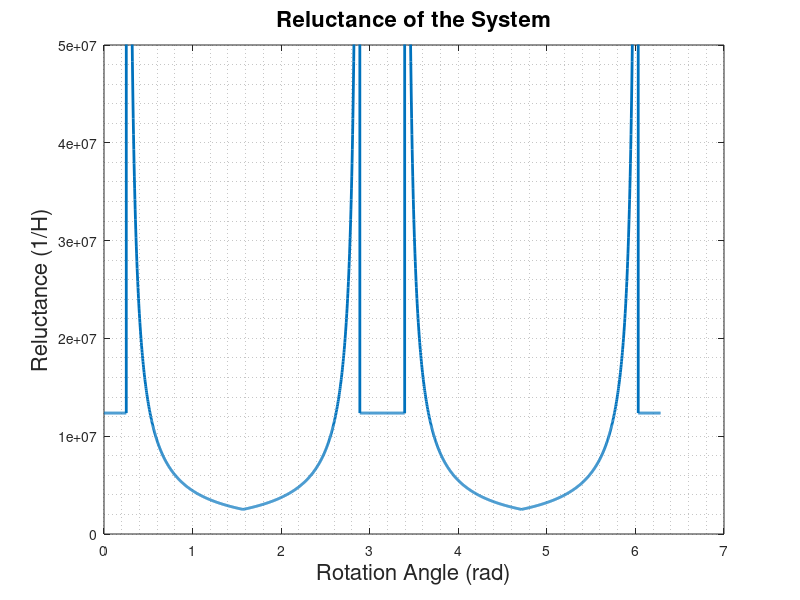
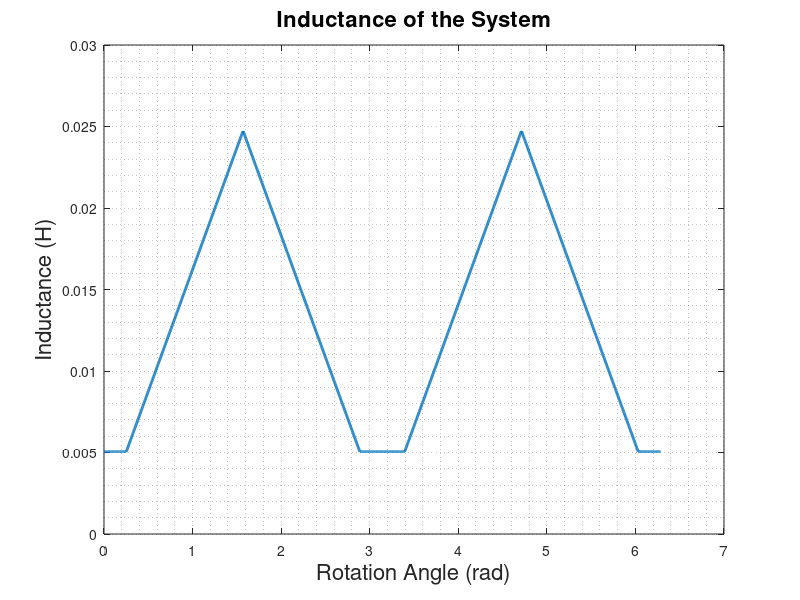
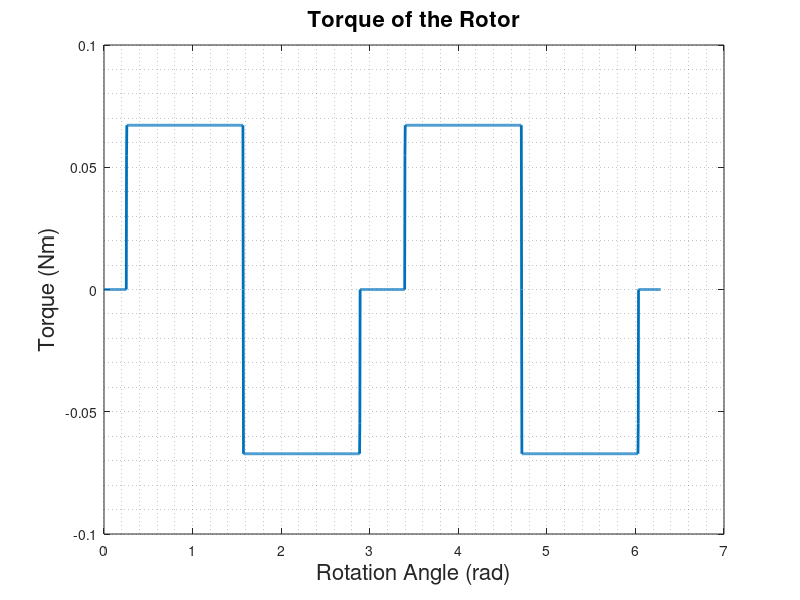

Recreate these plots in MATLAB, in order.
%% EE568 - Project 1
% G. Hande Bayazit

%% Analytical Calculations

%% Initialize

close all; clear all; clc;

% Variables and Constants

mu_0 = 4*pi*1e-7;
depth = 20e-3; %m
g1 = 0.5e-3; %m
r0 = 12.5e-3; %m
r1 = 12e-3; %m
g2 = 2.5e-3; %m
r2 = 10e-3; %m
L = 20e-3; %m
N = 250; %turns
I = 3; %Amps

%%
% Reluctance of the system varies over a period. Maximum reluctance
% position is where the airgap is 2x2.5 mm, i.e. the rotor is in horizontal
% position. To find the varying reluctance over a period, following angles
% are defined (see angles.png):

a = asin(7.5/12); %rad
b = asin(7.5/12.5); %rad

alpha = pi/2-(a+b); %rad

%% Reluctance and Inductance Definitions
%
% Alpha is the angle where reluctance starts increasing, with respect to
% flux area, as a function of rotation angle. When rotor angle is alpha,
% corner of the salient part of the rotor is aligned with the corner of the
% stator. The change in the reluctance of the straight part of the rotor is
% ignored.
%
% Reluctance of the system can be defined as a pwl function.
%
% Reluctance for $\theta = 0:\alpha$ and $\theta = 180-\alpha:180$

Rel_min = @(thet) (2*g2)/(mu_0*(2*b-thet)*r0*L);

%%
% Reluctance for $\theta = \alpha:90$

Rel_rise = @(thet) (2*g1)/(mu_0*r1*(thet-alpha)*L);

%%
% Reluctance for $\theta = 90:180-\alpha$

Rel_fall = @(thet) (2*g1)/(mu_0*r1*(pi-alpha-thet)*L);

L_min = @(thet) N^2./Rel_min(thet);

L_rise = @(thet) N^2./(1/Rel_rise(thet)+1/Rel_min(thet-alpha))^(-1);

L_fall = @(thet) N^2./(1/Rel_fall(thet)+1/Rel_min(pi-alpha-thet))^(-1);


%% Plot the Reluctance

rot_angle = linspace(0,pi,1000);
Reluctance = zeros(1,length(rot_angle));

for i=1:length(rot_angle)
    t = rot_angle(i);
    if(t<=alpha)
        Reluctance(i) = Rel_min(0);
    end
    if(t>alpha && t<=pi/2)
        Reluctance(i) = Rel_rise(t);
    end
    if (t>pi/2 && t<=(pi-alpha))
        Reluctance(i) = Rel_fall(t);
    end
    if (t>(pi-alpha) && t<=(pi))
        Reluctance(i) = Rel_min(0);
    end
    
end

rot = linspace(0,2*pi,2000);
Rel_full_rot = [Reluctance,Reluctance];


figure;
plot(rot,Rel_full_rot,'LineWidth',2);
grid minor;
xlabel('Rotation Angle (rad)','FontSize',16);
ylabel('Reluctance (1/H)','FontSize',16);
ylim([0 5e7]);
title('Reluctance of the System','FontSize',16);
saveas(gcf,'Reluctance_analytical','epsc');


%% Plot the Inductance

rot_angle = linspace(0,pi,1000);
Inductance = zeros(1,length(rot_angle));

for i=1:length(rot_angle)
    t = rot_angle(i);
    if(t<=alpha)
        Inductance(i) = L_min(0);
    end
    if(t>alpha && t<=pi/2)
        Inductance(i) = L_rise(t);
    end
    if (t>pi/2 && t<=(pi-alpha))
        Inductance(i) = L_fall(t);
    end
    if (t>(pi-alpha) && t<=(pi))
        Inductance(i) = L_min(0);
    end
    
end

rot = linspace(0,2*pi,2000);
Ind_full_rot = [Inductance,Inductance];


figure;
plot(rot,Ind_full_rot,'LineWidth',2);
grid minor;
xlabel('Rotation Angle (rad)','FontSize',16);
ylabel('Inductance (H)','FontSize',16);
ylim([0 0.03]);
title('Inductance of the System','FontSize',16);
saveas(gcf,'inductance_analytical','epsc');

%% Torque Calculation
%
% $T = \frac{1}{2}\cdot I^2\cdot\frac{dL(\theta)}{d\theta}$

Torque_full_rot = zeros(size(Ind_full_rot));

for i = 1:length(Torque_full_rot)-1
    Torque_full_rot(i+1) = (Ind_full_rot(i+1)-Ind_full_rot(i))/(rot(i+1)-rot(i));
end

Torque_full_rot = Torque_full_rot*I^2/2;

figure;
plot(rot,Torque_full_rot,'LineWidth',2);
grid minor;
xlabel('Rotation Angle (rad)','FontSize',16);
ylabel('Torque (Nm)','FontSize',16);
% ylim([0 0.03]);
title('Torque of the Rotor','FontSize',16);
saveas(gcf,'torque_analytical','epsc');
